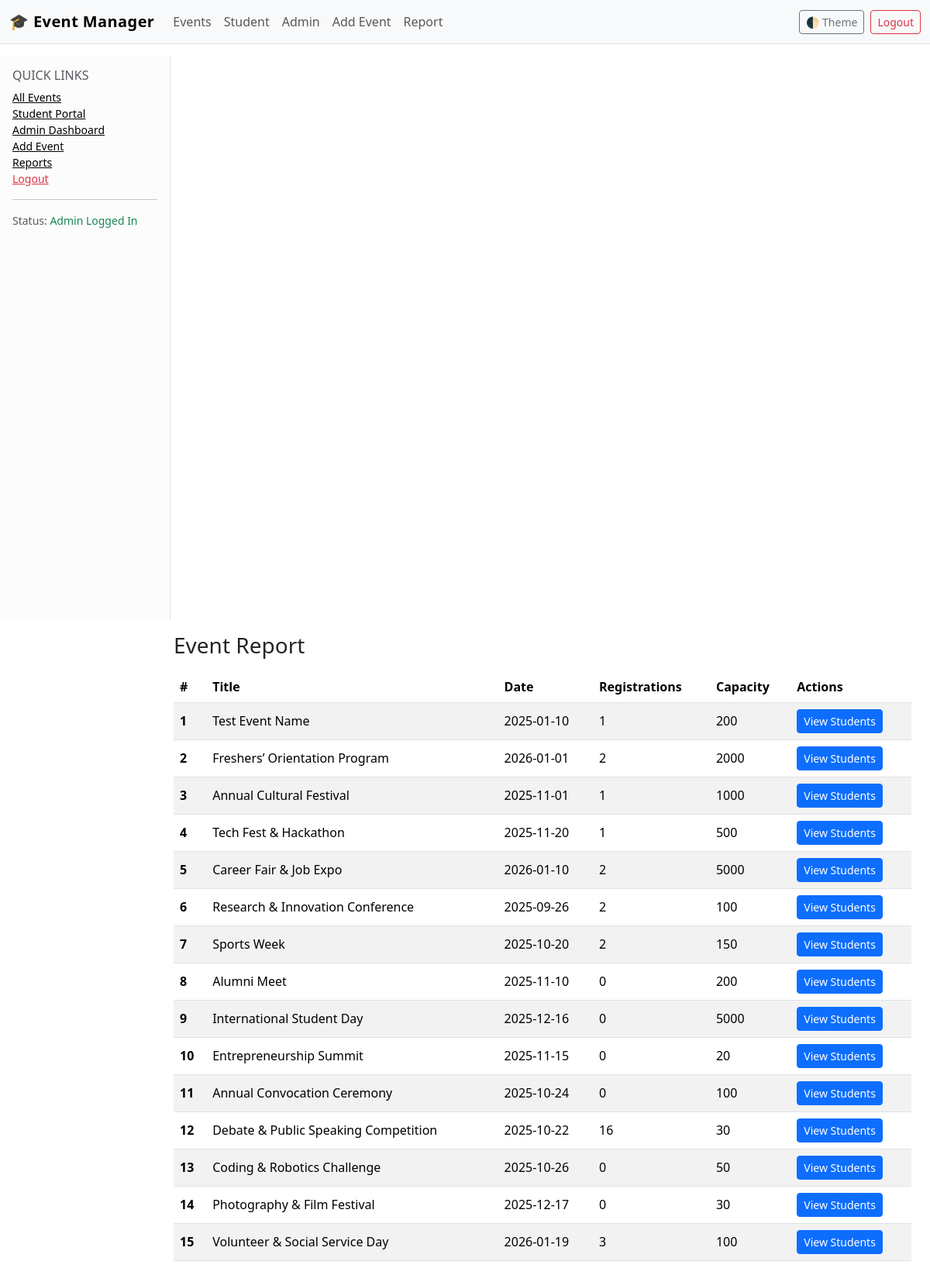
/report (signed in), run on the app's committed database.
### app.py (models this page shows)
class Event(db.Model):
    id = db.Column(db.Integer, primary_key=True)
    title = db.Column(db.String(120), nullable=False)
    date = db.Column(db.String(20), nullable=False)  # ISO date string (YYYY-MM-DD)
    desc = db.Column(db.String(500), nullable=False)
    capacity = db.Column(db.Integer, nullable=False)

### app.py (the view)
@app.route("/report")
def report():
    if not session.get("admin"):
        return redirect(url_for("admin_login"))
    events = Event.query.order_by(Event.id).all()
    rows = []
    for e in events:
        cnt = Registration.query.filter_by(event_id=e.id).count()
        rows.append({"id": e.id, "title": e.title, "date": e.date, "count": cnt, "capacity": e.capacity})
    return render_template("report.html", report=rows)

### app.py (called while the page is built)
@app.context_processor
def inject_globals():
    return {"is_admin": bool(session.get("admin"))}

### templates/report.html (shortened to what this page needs)
{% extends "layout.html" %}
{% block content %}
  <div class="py-3">
    <h3 class="mb-3">Event Report</h3>
    <div class="table-responsive">
      <table class="table table-striped align-middle">
        <thead>
          <tr>
            <th scope="col">#</th>
            <th scope="col">Title</th>
            <th scope="col">Date</th>
            <th scope="col">Registrations</th>
            <th scope="col">Capacity</th>
            <th scope="col">Actions</th>
          </tr>
        </thead>
        <tbody>
          {% for r in report %}
          <tr>
            <th scope="row">{{ r.id }}</th>
            <td>{{ r.title }}</td>
            <td>{{ r.date }}</td>
            <td>{{ r.count }}</td>
            <td>{{ r.capacity }}</td>
            <td><a class="btn btn-sm btn-primary" href="{{ url_for('view_registrations', eid=r.id) }}">View Students</a></td>
          </tr>
          {% else %}
          <tr><td colspan="5"><em>No data</em></td></tr>
          {% endfor %}
        </tbody>
      </table>
    </div>
  </div>
{% endblock %}

### templates/layout.html (style rules this page uses)
body { padding-top: 4.5rem; }

### data on the page
Event: id "1", title "Test Event Name", date "2025-01-10", count "1", capacity "200"
Event: id "2", title "Freshers’ Orientation Program", date "2026-01-01", count "2", capacity "2000"
Event: id "3", title "Annual Cultural Festival", date "2025-11-01", count "1", capacity "1000"
Event: id "4", title "Tech Fest & Hackathon", date "2025-11-20", count "1", capacity "500"
Event: id "5", title "Career Fair & Job Expo", date "2026-01-10", count "2", capacity "5000"
Event: id "6", title "Research & Innovation Conference", date "2025-09-26", count "2", capacity "100"
Event: id "7", title "Sports Week", date "2025-10-20", count "2", capacity "150"
Event: id "8", title "Alumni Meet", date "2025-11-10", count "0", capacity "200"
Event: id "9", title "International Student Day", date "2025-12-16", count "0", capacity "5000"
Event: id "10", title "Entrepreneurship Summit", date "2025-11-15", count "0", capacity "20"
Event: id "11", title "Annual Convocation Ceremony", date "2025-10-24", count "0", capacity "100"
Event: id "12", title "Debate & Public Speaking Competition", date "2025-10-22", count "16", capacity "30"
Event: id "13", title "Coding & Robotics Challenge", date "2025-10-26", count "0", capacity "50"
Event: id "14", title "Photography & Film Festival", date "2025-12-17", count "0", capacity "30"
Event: id "15", title "Volunteer & Social Service Day", date "2026-01-19", count "3", capacity "100"
